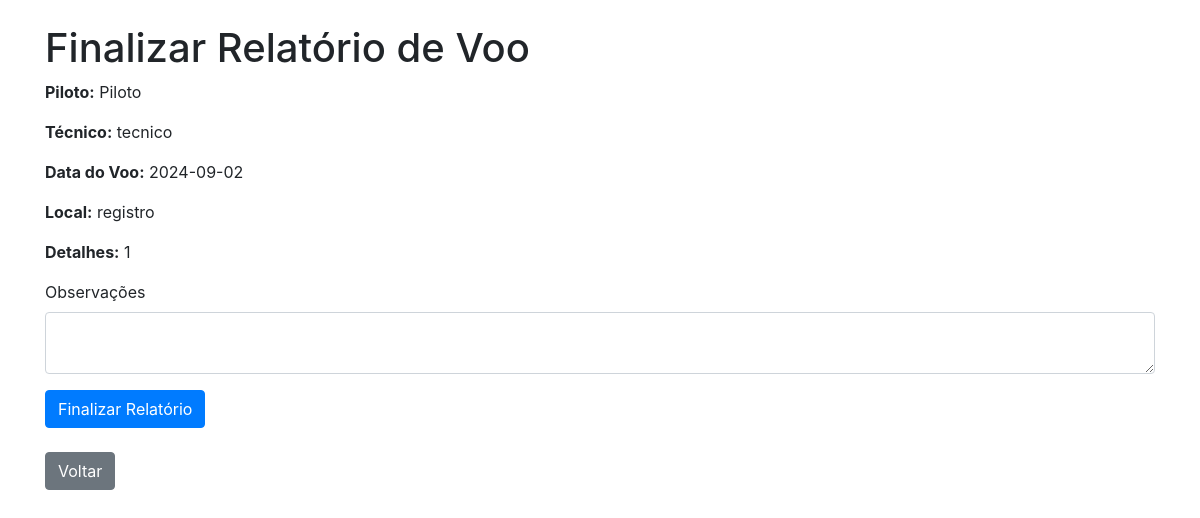
/finaliza_voo.php?id=63, run on the app's committed database.
### tables this page shows
CREATE TABLE `pre_voos` (
  `id` int(11) NOT NULL,
  `piloto` varchar(100) NOT NULL,
  `tecnico` varchar(100) NOT NULL,
  `data_voo` date NOT NULL,
  `local` varchar(255) NOT NULL,
  `detalhes` text NOT NULL,
  `finalizado` tinyint(1) DEFAULT 0,
  `criado_em` timestamp NOT NULL DEFAULT current_timestamp()
);

### finaliza_voo.php (the view, shortened to what this page needs)
<?php
include 'conexao.php';
$id = $_GET['id'];
$sql = "SELECT * FROM pre_voos WHERE id = $id";
$result = $conn->query($sql);
$row = $result->fetch_assoc();
?>
<!DOCTYPE html>
<html lang="pt-BR">
<head>
    <link rel="stylesheet" href="https://stackpath.bootstrapcdn.com/bootstrap/4.5.2/css/bootstrap.min.css">
</head>
<body class="container">
    <h1 class="mt-4">Finalizar Relatório de Voo</h1>
    <p><strong>Piloto:</strong> <?= htmlspecialchars($row['piloto'], ENT_QUOTES, 'UTF-8') ?></p>
    <p><strong>Técnico:</strong> <?= htmlspecialchars($row['tecnico'], ENT_QUOTES, 'UTF-8') ?></p>
    <p><strong>Data do Voo:</strong> <?= htmlspecialchars($row['data_voo'], ENT_QUOTES, 'UTF-8') ?></p>
    <p><strong>Local:</strong> <?= htmlspecialchars($row['local'], ENT_QUOTES, 'UTF-8') ?></p>
    <p><strong>Detalhes:</strong> <?= htmlspecialchars($row['detalhes'], ENT_QUOTES, 'UTF-8') ?></p>
    <form action="finaliza_voo.php?id=<?= $id ?>" method="post">
        <div class="form-group">
            <label for="observacoes">Observações</label>
            <textarea name="observacoes" id="observacoes" class="form-control" required></textarea>
        </div>
        <button type="submit" class="btn btn-primary">Finalizar Relatório</button>
    </form>
    <a href="index.php" class="btn btn-secondary mt-4">Voltar</a>
</body>
</html>

### data on the page
pre_voos: piloto "Piloto", tecnico "tecnico", data_voo "2024-09-02", local "registro", detalhes "1"
